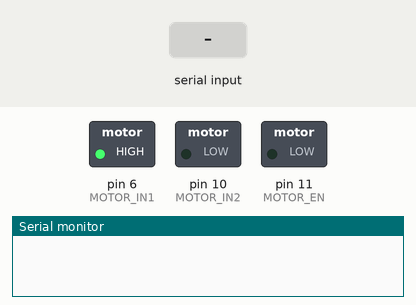
A sketch run on a simulated Arduino Uno, built with avr-gcc and run on an emulated ATmega328P. On the bench: switched loads named in the sketch (green lamp = pin HIGH), the last lines printed to the serial monitor. Inputs (shaded band) come from the test bench.

Above: at 1.2 s.
1.3 s: "90,45\n" received over Serial
At 2.3 s:
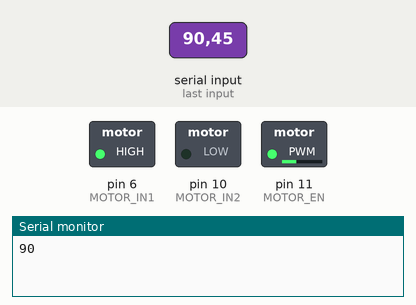
2.8 s: "30,150\n" received over Serial
At 3.5 s:
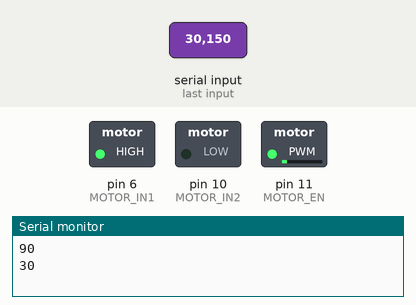
4.3 s: "200\n" received over Serial
At 5.5 s:
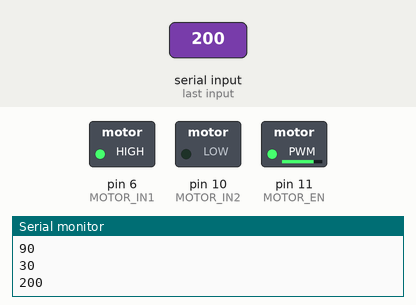
5.8 s: "90\n" received over Serial
At 6.8 s:
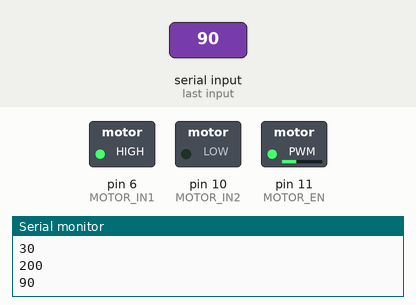
Timing chart, 0 to 8.3 s (numbered marks = the images above; inputs shaded):
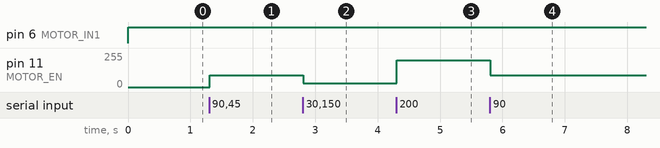

Measured:
- after the input at 1.3 s, pin 11 (MOTOR_EN): 0/255 → 90/255 at once
- after the input at 2.8 s, pin 11 (MOTOR_EN): 90/255 → 30/255 at once
- after the input at 4.3 s, pin 11 (MOTOR_EN): 30/255 → 200/255 at once
- after the input at 5.8 s, pin 11 (MOTOR_EN): 200/255 → 90/255 at once

The sketch:

MOTOR_SPEED_CONTROL_L298N.ino
```cpp
#define MOTOR_EN 11
#define MOTOR_IN1 6
#define MOTOR_IN2 10

String inputString = "";         // a String to hold incoming data
bool stringComplete = false;  // whether the string is complete

void setup() {
  // initialize serial:
  Serial.begin(9600);
  // reserve 200 bytes for the inputString:
  inputString.reserve(200);
  pinMode(MOTOR_EN, OUTPUT);
  pinMode(MOTOR_IN1, OUTPUT);
  pinMode(MOTOR_IN2, OUTPUT);
}

int speed = 0;

void loop() {
  // print the string when a newline arrives:
  if (stringComplete) {
    //Serial.println(inputString);
    // clear the string:
    stringComplete = false;
    speed = inputString.toInt();
    Serial.println(speed);
    inputString = "";
  }
  speed = speed > 255 ? 255 : speed;
  speed = speed < 0 ? 0: speed;
  digitalWrite(MOTOR_IN1, HIGH);
  digitalWrite(MOTOR_IN2, LOW);
  analogWrite(MOTOR_EN, speed);
}

/*
  SerialEvent occurs whenever a new data comes in the hardware serial RX. This
  routine is run between each time loop() runs, so using delay inside loop can
  delay response. Multiple bytes of data may be available.
*/
void serialEvent() {
  while (Serial.available()) {
    // get the new byte:
    char inChar = (char)Serial.read();
    // add it to the inputString:
    // if the incoming character is a newline, set a flag so the main loop can
    // do something about it:
    if (inChar == '\n') {
      stringComplete = true;
      return;
    }
    inputString += inChar;
  }
}
```
